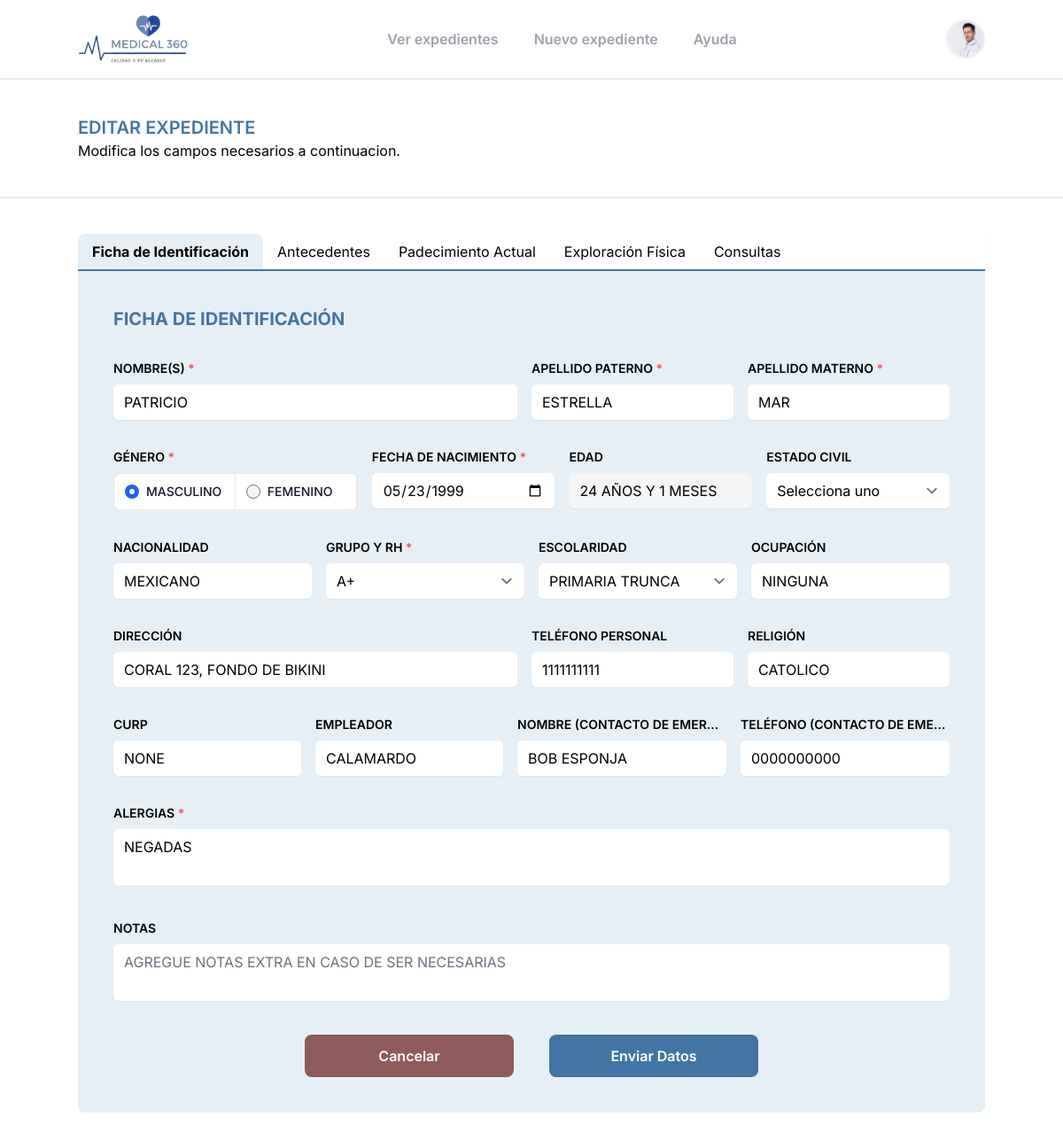
/update-file/1/ficha/ (signed in), run on the app's committed database.
### medical/models.py (models this page shows, shortened)
class Paciente(models.Model):
    GENERO_CHOICES = [
        ('M', 'Masculino'),
        ('F', 'Femenino'),
    ]
    ESTADO_CIVIL_CHOICES = [
        ('SOLTERO', 'SOLTERO'),
        ('CASADO', 'CASADO'),
        ('UNION_LIBRE', 'UNION LIBRE'),
        ('DIVORCIADO', 'DIVORCIADO'),
        ('VIUDO', 'VIUDO'),
    ]
    GRUPO_RH_CHOICES = [
        ('A+', 'A+'),
        ('B+', 'B+'),
        ('O+', 'O+'),
        ('AB+', 'AB+'),
        ('A-', 'A-'),
        ('B-', 'B-'),
        ('O-', 'O-'),
        ('AB-', 'AB-'),
        ('DESC', 'DESCONOCIDO'),
    ]
    ESCOLARIDAD_CHOICES = [
        ('NINGUNA', 'NINGUNA'),
        ('PRIMARIA', 'PRIMARIA'),
        ('PRIMARIA_T', 'PRIMARIA TRUNCA'),
        ('SECUNDARIA', 'SECUNDARIA'),
        ('SECUNDARIA_T', 'SECUNDARIA TRUNCA'),
        ('PREPARATORIA', 'PREPARATORIA'),
        ('PREPARATORIA_T', 'PREPARATORIA TRUNCA'),
        ('TECNICO', 'CARRERA TECNICA'),
        ('TECNICO_T', 'CARRERA TECNICA TRUNCA'),
        ('LICENCIATURA', 'LICENCIATURA'),
        ('LICENCIATURA_T', 'LICENCIATURA TRUNCA'),
        ('SUPERIOR', 'SUPERIOR'),
]
    nombre = models.CharField(max_length=30)
    apellido_pat = models.CharField(max_length=30)
    apellido_mat = models.CharField(max_length=30)
    fecha_nacimiento = models.DateField()
    genero = models.CharField(max_length=10, choices=GENERO_CHOICES)
    grupo_rh = models.CharField(max_length=4, choices=GRUPO_RH_CHOICES, default='DESC')
    alergias = models.CharField(max_length=30)
    estado_civil = models.CharField(max_length=15, choices=ESTADO_CIVIL_CHOICES, blank=True, null=True)
    curp = models.CharField(max_length=18, blank=True, null=True)
    nacionalidad = models.CharField(max_length=20, blank=True, null=True)
    escolaridad = models.CharField(max_length=30, choices=ESCOLARIDAD_CHOICES, blank=True, null=True)
    religion = models.CharField(max_length=50, blank=True, null=True)
    direccion = models.CharField(max_length=200, blank=True, null=True)
    ocupacion = models.CharField(max_length=50, blank=True, null=True)
    empleador = models.CharField(max_length=100, blank=True, null=True)
    telefono_personal = models.CharField(max_length=10, blank=True, null=True)
    nombre_contacto_emergencia = models.CharField(max_length=100, blank=True, null=True)
    telefono_contacto_emergencia = models.CharField(max_length=10, blank=True, null=True)
    fecha_alta = models.DateField()
    notas = models.TextField(blank=True, null=True)

### medical/views.py (the view, shortened to what this page needs)
# urls.py: path('update-file/<int:id_paciente>/ficha/', views.update_ficha_identificacion_view, name='update_ficha_identificacion'),
@login_required
def update_ficha_identificacion_view(request, id_paciente):
    paciente = get_object_or_404(Paciente, id=id_paciente)
    return render(request, 'expedientes/update_ficha.html', {'paciente': paciente})

### templates/expedientes/update_ficha.html (shortened to what this page needs)
{% extends "base_2.html" %} {% load static %} {% block content %}
<section class="lg:px-0 min-h-screen">
  {% include "plantillas/navbar.html" %}
  <div class="py-10 border-b-2 border-gray-200 bg-white md:px-6">
    <div class="lg:container lg:mx-auto">
      <h1 class="uppercase font-semibold text-main text-xl">
        Editar Expediente
      </h1>
      <p>Modifica los campos necesarios a continuacion.</p>
    </div>
  </div>
  <div class="py-10 bg-white md:px-6">
    {% include "plantillas/navbarFormulariosUpdate.html" %}
    <div id="form_ficha_identificacion">
      <form id="form_ficha_identificacion" class="lg:container lg:mx-auto bg-background p-10 space-y-8 rounded-b-lg" action="{% url 'medical:update_ficha_identificacion' paciente.id %}" method="post">
      {% include "expedientes/forms/ficha_identificacion.html" %}
      </form>
    </div>
  </div>
</section>
{% endblock %}

### templates/expedientes/forms/ficha_identificacion.html (shortened to what this page needs)
      <h1 class="text-xl font-bold text-main uppercase">Ficha de Identificación</h1>
        <div class="w-full flex gap-4">
          <div class="w-6/12">
            <label for="nombre" class="block mb-2 text-sm font-semibold uppercase">Nombre(s) <span class="text-red-500">*</span></label>
            <input value="{% if paciente %}{{ paciente.nombre }}{% elif datos_formulario %}{{datos_formulario.nombre}}{% endif %}" id="nombre" name="nombre" class="uppercase w-full border-none rounded-md bg-white shadow-sm" type="text" placeholder="Nombre(s)">
          </div>
          <div class="w-3/12">
            <label for="apellido_pat" class="block mb-2 text-sm font-semibold uppercase">Apellido Paterno <span class="text-red-500">*</span></label>
            <input value="{% if paciente %}{{ paciente.apellido_pat }}{% elif datos_formulario %}{{ datos_formulario.apellido_pat }}{% endif %}" id="apellido_pat" name="apellido_pat" class="uppercase w-full border-none rounded-md bg-white shadow-sm" type="text" placeholder="Apellido paterno">
          </div>
          <div class="w-3/12">
            <label for="apellido_mat" class="block mb-2 text-sm font-semibold uppercase">Apellido Materno <span class="text-red-500">*</span></label>
            <input value="{% if paciente %}{{ paciente.apellido_mat }}{% elif datos_formulario %}{{ datos_formulario.apellido_mat }}{% endif %}" id="apellido_mat" name="apellido_mat" class="uppercase w-full border-none rounded-md bg-white shadow-sm" type="text" placeholder="Apellido materno">
          </div>
        </div>
        <div class="w-full flex gap-4">
          <div class="w-4/12 md:w-4/12">
            <label for="genero" class="block mb-2 text-sm font-semibold uppercase">Género <span class="text-red-500">*</span></label>
            <ul id="genero" class="items-center w-full text-sm font-medium text-gray-900 bg-white border border-gray-200 rounded-lg sm:flex">
              <li class="w-full border-b border-gray-200 sm:border-b-0 sm:border-r">
                  <div class="flex items-center pl-3">
                    <input id="genero" type="radio" value="M" name="genero" class="w-4 h-4 bg-gray-100 border-gray-30" {% if paciente and paciente.genero == "M" %}checked{% elif datos_formulario and datos_formulario.genero == "M" %}checked{% endif %}>
                    <label for="horizontal-list-radio-license" class="uppercase w-full py-2.5 ml-2 font-medium text-gray-900 dark:text-gray-300">Masculino</label>
                  </div>
              </li>
              <li class="w-full border-b border-gray-200 sm:border-b-0 sm:border-r">
                  <div class="flex items-center pl-3">
                    <input id="genero" type="radio" value="F" name="genero" class="w-4 h-4 bg-gray-100 border-gray-30" >
                    <label for="horizontal-list-radio-license" class="uppercase w-full py-2.5 ml-2 font-medium text-gray-900 dark:text-gray-300">Femenino</label>
                  </div>
              </li>
            </ul>
          </div>
          <div class="w-3/12">
            <label for="fecha_nacimiento" class="block mb-2 text-sm font-semibold uppercase">Fecha de nacimiento <span class="text-red-500">*</span></label>
            <input value="{% if paciente %}{{ paciente.fecha_nacimiento | date:'Y-m-d' }}{% elif datos_formulario %}{{ datos_formulario.fecha_nacimiento | date:'Y-m-d' }}{% endif %}" id="fecha_nacimiento" type="date" name="fecha_nacimiento" class="uppercase w-full border-none rounded-md bg-white shadow-sm" onload="calcularEdad()" onchange="calcularEdad()">
          </div>
          <div class="w-2/12 md:w-3/12">
            <label for="edad" class="block mb-2 text-sm font-semibold uppercase">Edad</label>
            <input id="edad" name="edad" class="uppercase w-full border-none rounded-md bg-gray-100 shadow-sm" type="text" disabled>
          </div>
          <div class="w-3/12">
            <label for="estado_civil" class="block mb-2 text-sm font-semibold uppercase">Estado Civil</label>
            <select id="estado_civil" name="estado_civil" class="w-full border-none rounded-md bg-white shadow-sm">
              <option value="">Selecciona uno</option>
            </select>
          </div>
        </div>
        <div class="w-full flex gap-4">
          <div class="w-3/12">
            <label for="nacionalidad" class="block mb-2 text-sm font-semibold uppercase">Nacionalidad</label>
            <input id="nacionalidad" name="nacionalidad" class="uppercase w-full border-none rounded-md bg-white shadow-sm" type="text" placeholder="Ej. Mexicano" value="{% if paciente %}{{ paciente.nacionalidad }}{% elif datos_formulario %}{{ datos_formulario.nacionalidad }}{% endif %}">
          </div>
          <div class="w-3/12">
            <label for="group_rh" class="block mb-2 text-sm font-semibold uppercase">Grupo y RH <span class="text-red-500">*</span></label>
            <select id="group_rh" name="grupo_rh" class="w-full border-none rounded-md bg-white shadow-sm">
              <option value="A+" {% if paciente and paciente.grupo_rh == 'A+' %}selected{% elif datos_formulario and datos_formulario.grupo_rh == 'A+' %}selected{% endif %}>A+</option>
              </select>
          </div>
        <div class="w-3/12">
          <label for="scholarship" class="block mb-2 text-sm font-semibold uppercase">Escolaridad</label>
          <select id="scholarship" name="escolaridad" class="uppercase w-full border-none rounded-md bg-white shadow-sm">
            <option value="PRIMARIA_T" {% if paciente and paciente.escolaridad == 'PRIMARIA_T' %}selected{% elif datos_formulario and datos_formulario.escolaridad == 'PRIMARIA_T' %}selected{% endif %}>PRIMARIA TRUNCA</option>
          </select>
        </div>
        <div class="w-3/12">
          <label for="ocupacion" class="block mb-2 text-sm font-semibold uppercase">Ocupación</label>
          <input id="ocupacion" name="ocupacion" class="uppercase w-full border-none rounded-md bg-white shadow-sm" type="text" placeholder="Ej. Contador" value="{% if paciente %}{{ paciente.ocupacion }}{% elif datos_formulario %}{{ datos_formulario.ocupacion }}{% endif %}">
        </div>
        </div>
        <div class="w-full flex gap-4">
          <div class="w-6/12">
            <label for="direccion" class="block mb-2 text-sm font-semibold uppercase">Dirección</label>
            <input id="direccion" name="direccion" class="uppercase w-full border-none rounded-md bg-white shadow-sm" type="text" placeholder="Escribe la dirección del cliente" value="{% if paciente %}{{ paciente.direccion }}{% elif datos_formulario %}{{ datos_formulario.direccion }}{% endif %}">
          </div>
          <div class="w-3/12">
            <label for="telefono_personal" class="block mb-2 text-sm font-semibold uppercase">Teléfono Personal</label>
            <input id="telefono_personal" name="telefono_personal" class="uppercase w-full border-none rounded-md bg-white shadow-sm" type="number" placeholder="Ej. 4420000000" value="{% if paciente %}{{ paciente.telefono_personal }}{% elif datos_formulario %}{{ datos_formulario.telefono_personal }}{% endif %}">
          </div>
          <div class="w-3/12">
            <label for="religion" class="block mb-2 text-sm font-semibold uppercase">Religión</label>
            <input id="religion" name="religion" class="uppercase w-full border-none rounded-md bg-white shadow-sm" type="text" placeholder="Ej. Católico" value="{% if paciente %}{{ paciente.religion }}{% elif datos_formulario %}{{ datos_formulario.religion }}{% endif %}">
          </div>
        </div>
        <div class="w-full flex gap-4">
          <div class="w-3/12">
            <label for="curp" class="block mb-2 text-sm font-semibold uppercase">Curp</label>
            <input id="curp" name="curp" class="uppercase w-full border-none rounded-md bg-white shadow-sm" type="text" placeholder="Escriba el CURP del paciente" value="{% if paciente %}{{ paciente.curp }}{% elif datos_formulario %}{{ datos_formulario.curp }}{% endif %}">
          </div>
          <div class="w-3/12">
            <label for="empleador" class="block mb-2 text-sm font-semibold uppercase">Empleador</label>
            <input id="empleador" name="empleador" class="uppercase w-full border-none rounded-md bg-white shadow-sm" type="text" placeholder="Escriba el empleador del paciente" value="{% if paciente %}{{ paciente.empleador }}{% elif datos_formulario %}{{ datos_formulario.empleador }}{% endif %}">
          </div>
          <div class="w-3/12">
            <label for="nombre_contacto_emergencia" class="block mb-2 text-sm font-semibold uppercase truncate">Nombre (Contacto de emergencia)</label>
            <input id="nombre_contacto_emergencia" name="nombre_contacto_emergencia" class="uppercase w-full border-none rounded-md bg-white shadow-sm" type="text" placeholder="Escriba el nombre del contacto" value="{% if paciente %}{{ paciente.nombre_contacto_emergencia }}{% elif datos_formulario %}{{ datos_formulario.nombre_contacto_emergencia }}{% endif %}">
          </div>
          <div class="w-3/12">
            <label for="telefono_contacto_emergencia" class="block mb-2 text-sm font-semibold uppercase truncate">Teléfono (Contacto de emergencia)</label>
            <input id="telefono_contacto_emergencia" name="telefono_contacto_emergencia" class="uppercase w-full border-none rounded-md bg-white shadow-sm" type="number" placeholder="Escriba el teléfono del contacto" value="{% if paciente %}{{ paciente.telefono_contacto_emergencia }}{% elif datos_formulario %}{{ datos_formulario.telefono_contacto_emergencia }}{% endif %}">
          </div>
        </div>
        <div class="w-full">
          <label for="alergias" class="block mb-2 text-sm font-semibold uppercase">Alergias <span class="text-red-500">*</span></label>
          <textarea id="alergias" name="alergias" class="uppercase resize-none w-full border-none rounded-md bg-white shadow-sm" placeholder="Escriba las alergias correspondientes">{% if paciente %}{{ paciente.alergias }}{% elif datos_formulario %}{{ datos_formulario.alergias }}{% endif %}</textarea>
        </div>
        <div class="w-full">
          <label for="notas_ficha" class="block mb-2 text-sm font-semibold uppercase">Notas</label>
          <textarea id="notas_ficha" name="notas" class="uppercase resize-none w-full border-none rounded-md bg-white shadow-sm" placeholder="Agregue notas extra en caso de ser necesarias"></textarea>
        </div>
        <div class="flex justify-center gap-10 mt-20">
          <a href="/" class="w-3/12 py-3 border-none bg-rojo focus:ring-2 focus:ring-offset-2 focus:ring-rojo text-center rounded-lg text-white font-semibold">Cancelar</a>
          <button onclick="mostrarAlerta()" id="submit_ficha" type="submit" class="w-3/12 py-3 border-none bg-main focus:ring-2 focus:ring-offset-2 focus:ring-main text-center rounded-lg text-white font-semibold">Enviar Datos</button>
        </div>

### data on the page
Paciente: nombre "PATRICIO", apellido_pat "ESTRELLA", apellido_mat "MAR", genero "☑", fecha_nacimiento "05/23/1999", nacionalidad "MEXICANO", grupo_rh "A+", escolaridad "PRIMARIA TRUNCA", ocupacion "NINGUNA", direccion "CORAL 123, FONDO DE BIKINI", telefono_personal "1111111111", religion "CATOLICO", curp "NONE", empleador "CALAMARDO", nombre_contacto_emergencia "BOB ESPONJA", telefono_contacto_emergencia "0000000000", alergias "NEGADAS"
